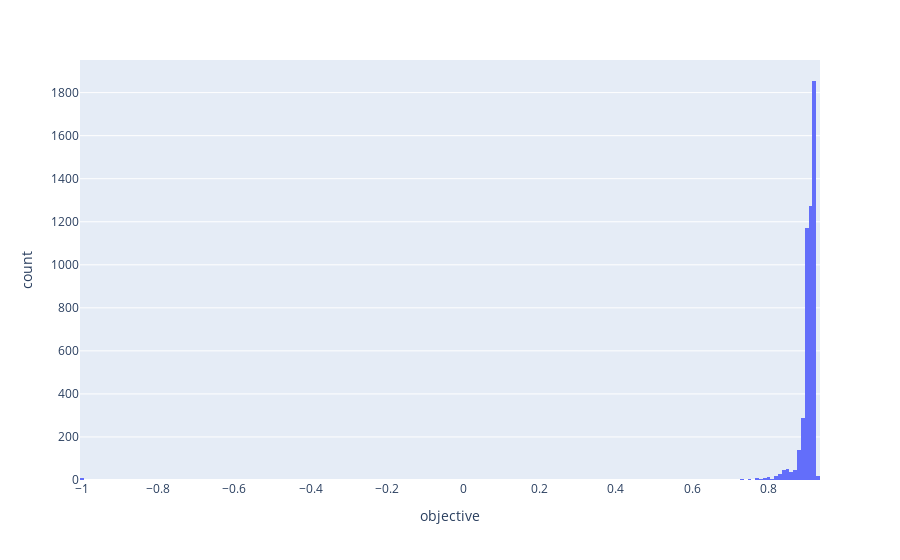

The notebook cell saved with this chart:
### Code cell
fig = px.histogram(df, 
                   x="objective",
                   nbins=200,
                   hover_data=df.columns)
fig.show()

### Figure 1 — Plotly figure (JSON) as saved in the notebook; plotly's stock layout.template omitted (floating-point values rounded to 4 significant figures; data arrays with more than 128 entries replaced by an {"elided": "..."} marker saying what was removed)
{"data": [{"alignmentgroup": "True", "bingroup": "x", "hovertemplate": "objective=%{x}<br>count=%{y}<extra></extra>", "legendgroup": "", "marker": {"color": "#636efa", "pattern": {"shape": ""}}, "name": "", "nbinsx": 200, "offsetgroup": "", "orientation": "v", "showlegend": false, "type": "histogram", "x": {"elided": "5033 float values"}, "xaxis": "x", "yaxis": "y"}], "layout": {"autosize": true, "barmode": "relative", "legend": {"tracegroupgap": 0}, "margin": {"t": 60}, "xaxis": {"anchor": "y", "autorange": true, "domain": [0, 1], "range": [-1.005, 0.935], "title": {"text": "objective"}, "type": "linear"}, "yaxis": {"anchor": "x", "autorange": true, "domain": [0, 1], "range": [0, 1952.0], "title": {"text": "count"}}}}
